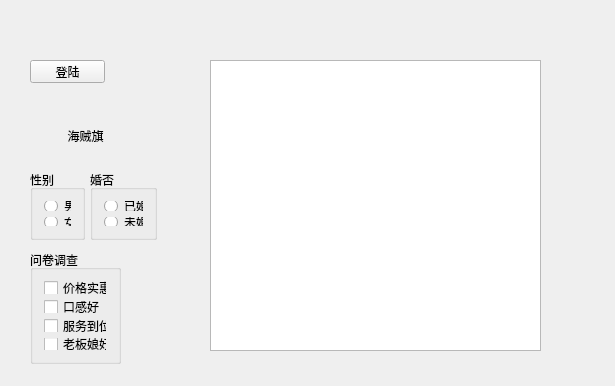
<?xml version="1.0" encoding="UTF-8"?>
<ui version="4.0">
 <class>Widget</class>
 <widget class="QWidget" name="Widget">
  <property name="geometry">
   <rect>
    <x>0</x>
    <y>0</y>
    <width>615</width>
    <height>386</height>
   </rect>
  </property>
  <property name="windowTitle">
   <string>Widget</string>
  </property>
  <widget class="QPushButton" name="pushButton">
   <property name="geometry">
    <rect>
     <x>30</x>
     <y>60</y>
     <width>75</width>
     <height>23</height>
    </rect>
   </property>
   <property name="text">
    <string>登陆</string>
   </property>
  </widget>
  <widget class="QToolButton" name="toolButton">
   <property name="geometry">
    <rect>
     <x>30</x>
     <y>110</y>
     <width>111</width>
     <height>51</height>
    </rect>
   </property>
   <property name="text">
    <string>海贼旗</string>
   </property>
   <property name="icon">
    <iconset resource="res.qrc">
     <normaloff>:/Image/OnePiece.png</normaloff>:/Image/OnePiece.png</iconset>
   </property>
   <property name="iconSize">
    <size>
     <width>32</width>
     <height>32</height>
    </size>
   </property>
   <property name="toolButtonStyle">
    <enum>Qt::ToolButtonTextBesideIcon</enum>
   </property>
   <property name="autoRaise">
    <bool>true</bool>
   </property>
  </widget>
  <widget class="QGroupBox" name="groupBox">
   <property name="geometry">
    <rect>
     <x>30</x>
     <y>170</y>
     <width>55</width>
     <height>70</height>
    </rect>
   </property>
   <property name="title">
    <string>性别</string>
   </property>
   <layout class="QVBoxLayout" name="verticalLayout">
    <item>
     <widget class="QRadioButton" name="rBtnMan">
      <property name="text">
       <string>男</string>
      </property>
     </widget>
    </item>
    <item>
     <widget class="QRadioButton" name="rBtnWoman">
      <property name="text">
       <string>女</string>
      </property>
     </widget>
    </item>
   </layout>
  </widget>
  <widget class="QGroupBox" name="groupBox_2">
   <property name="geometry">
    <rect>
     <x>90</x>
     <y>170</y>
     <width>67</width>
     <height>70</height>
    </rect>
   </property>
   <property name="title">
    <string>婚否</string>
   </property>
   <layout class="QVBoxLayout" name="verticalLayout_2">
    <item>
     <widget class="QRadioButton" name="radioButton_3">
      <property name="text">
       <string>已婚</string>
      </property>
     </widget>
    </item>
    <item>
     <widget class="QRadioButton" name="radioButton_4">
      <property name="text">
       <string>未婚</string>
      </property>
     </widget>
    </item>
   </layout>
  </widget>
  <widget class="QGroupBox" name="groupBox_3">
   <property name="geometry">
    <rect>
     <x>30</x>
     <y>250</y>
     <width>91</width>
     <height>114</height>
    </rect>
   </property>
   <property name="title">
    <string>问卷调查</string>
   </property>
   <layout class="QVBoxLayout" name="verticalLayout_3">
    <item>
     <widget class="QCheckBox" name="checkBox">
      <property name="text">
       <string>价格实惠</string>
      </property>
     </widget>
    </item>
    <item>
     <widget class="QCheckBox" name="checkBox_2">
      <property name="text">
       <string>口感好</string>
      </property>
     </widget>
    </item>
    <item>
     <widget class="QCheckBox" name="checkBox_3">
      <property name="text">
       <string>服务到位</string>
      </property>
     </widget>
    </item>
    <item>
     <widget class="QCheckBox" name="cBox">
      <property name="text">
       <string>老板娘好</string>
      </property>
      <property name="tristate">
       <bool>true</bool>
      </property>
     </widget>
    </item>
   </layout>
  </widget>
  <widget class="QListWidget" name="listWidget">
   <property name="geometry">
    <rect>
     <x>210</x>
     <y>60</y>
     <width>331</width>
     <height>291</height>
    </rect>
   </property>
  </widget>
 </widget>
 <layoutdefault spacing="6" margin="11"/>
 <resources>
  <include location="res.qrc"/>
 </resources>
 <connections/>
</ui>
